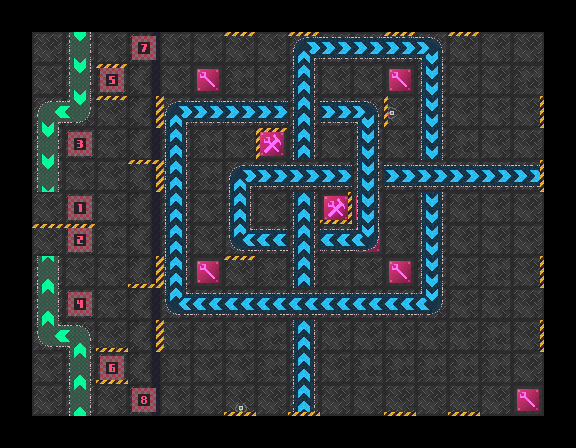

Tiled map render using the project's own tile images. Description and the map definition, with tile-layer contents summarised, below:
An orthogonal 18x14 tile map with 32x32 px tiles, 5 tile layers (floor, belts, lasers, walls, ...).

<map version="1.2" tiledversion="1.2.2" orientation="orthogonal" renderorder="right-down" width="18" height="14" tilewidth="32" tileheight="32" infinite="0" nextlayerid="34" nextobjectid="1">
 <tileset firstgid="1" source="roborallyTextures.tsx" />
 <layer id="26" name="floor" width="18" height="14">
  <data>[252 cells, 192 non-empty, 5 distinct tile ids]</data>
 </layer>
 <layer id="27" name="belts" width="18" height="14" locked="1">
  <data>[252 cells, 69 non-empty, 14 distinct tile ids]</data>
 </layer>
 <layer id="28" name="lasers" width="18" height="14">
  <data>[252 cells, 2 non-empty, 2 distinct tile ids]</data>
 </layer>
 <layer id="29" name="walls" width="18" height="14" locked="1">
  <data>[252 cells, 30 non-empty, 7 distinct tile ids]</data>
 </layer>
 <layer id="31" name="start" width="18" height="14" locked="1">
  <data>[252 cells, 8 non-empty, 8 distinct tile ids]</data>
 </layer>
</map>
